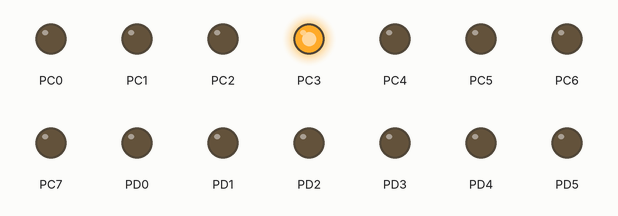
This program was run on a simulated ATmega8, built with avr-gcc and emulated at 1 MHz. Parts: output pins drawn as LEDs (lit = HIGH). At 0.0 s the program stops and its outputs stay as they are.

Above: at 0.1 s.
Timing chart, 0 to 1.5 s (numbered marks = the images above):
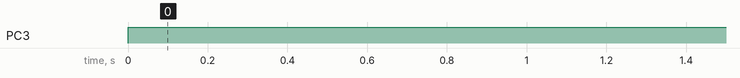

The program:

main.c
```c
/*
 * SPI_1Slave.c
 * Tested on :Atmega8
 * Author : DeepakPrakash
 */

#include <avr/io.h>
#define F_CPU 1000000UL
#include <util/delay.h>

#define MOSI 3   //Input
#define MISO 4  //Output
#define SCK 5   //Input
#define SS 2   //Input


int main(void)
{
	int i = 8;
    DDRC = DDRD = 0xFF ;
	DDRB = (1<<MISO);

	//Enable SPI , master slave(MSTR) to 0 and , SCK drived by MSTR
	SPCR = (1<<SPE);

    while (1)
    {
		PORTC = SPDR = i;
		while((SPSR &&(1<<SPIF))==0);
		PORTD = SPDR ;
		_delay_ms(1000);
		i--;
		if (i<0)
		{i=8;
		}
    }
}
```

Measured:
- by itself, PC3: LOW → HIGH at 0.00 s
